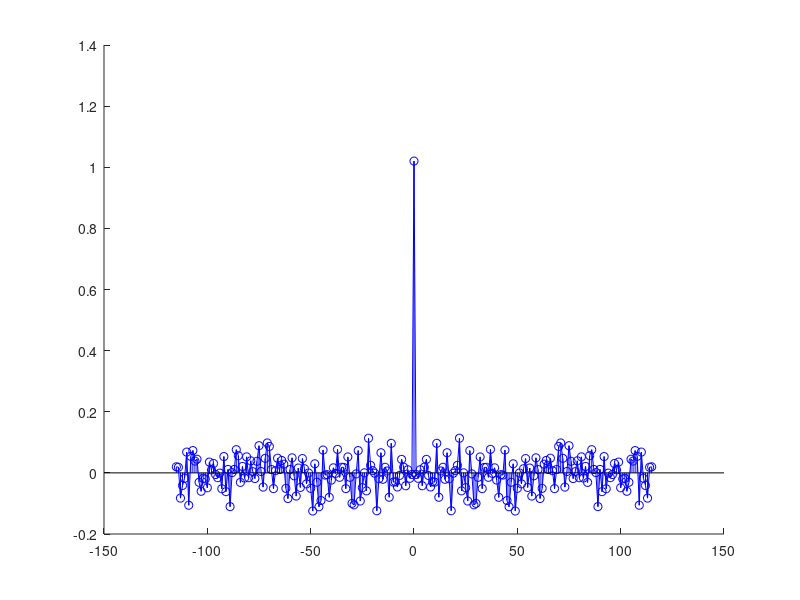
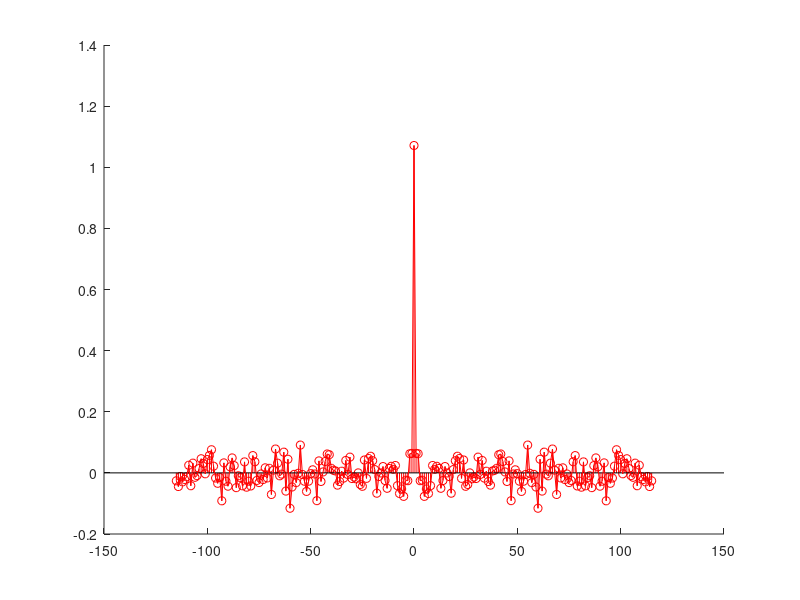
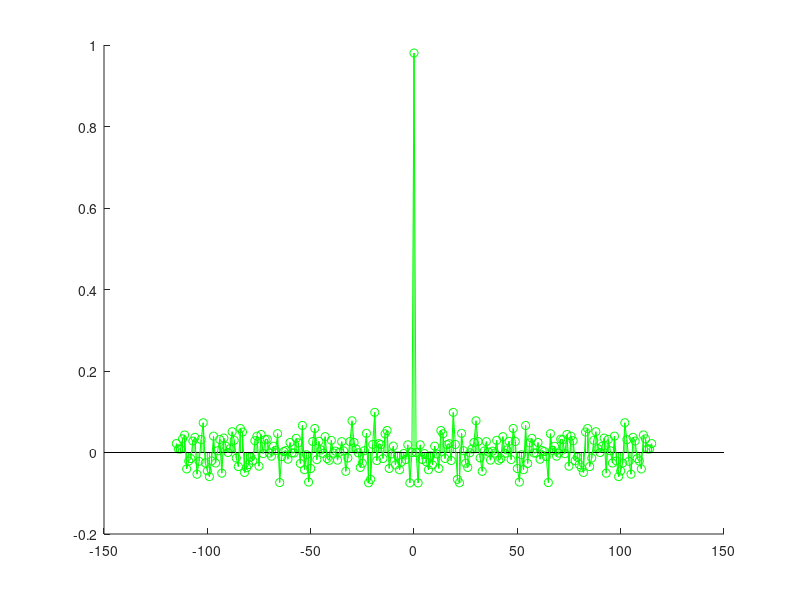
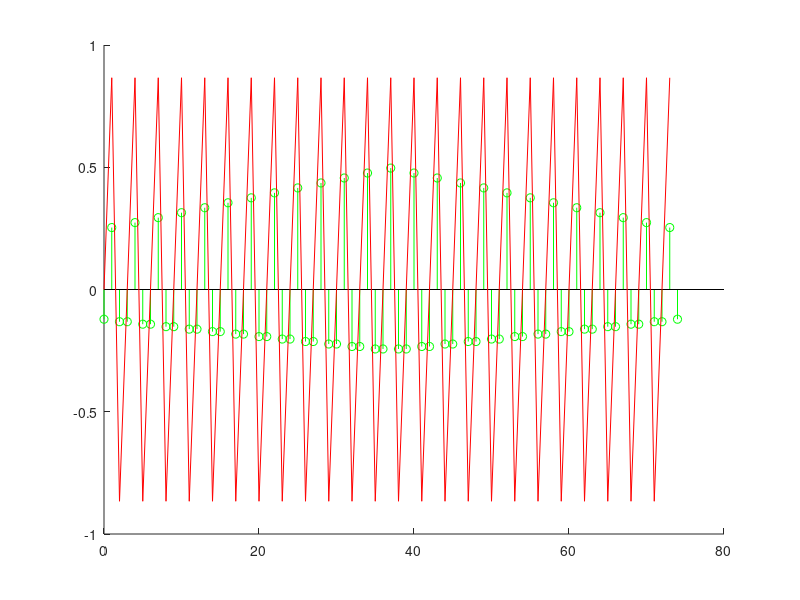

These charts were generated, in order, by the following MATLAB code: (Note: this script raises an error after producing the figures.)
clc; clear; close all;
%Subpunctul a)
N1 = 230;           %Aleg valorea lui N cuprinsa intre 200 si 300
x1 = randn(1, N1);  %Generez semnalul aleator folosind functia
medie1 = mean(x1);  %Calculez media semnalului
L = 115;            %Aleg L astfel incat sa fie aproximativ jumatate din N1
rx1 = xcorr(x1, L, 'biased');   %Corelatia pentru semnalul generat mai sus
figure ; hold on;
stem(-L:L, rx1, 'b') ;
plot(-L:L, rx1, 'b') ;
hold off;

N2 = 580;                   %Aleg valoarea lui N cuprinsa intre 500 si 600
x2 = randn(1, N2); 
medie2 = mean(x2);  
rx2 = xcorr(x2, L, 'biased'); 

figure; hold on;
stem(-L:L, rx2, 'r'); 
plot(-L:L, rx2, 'r'); 
hold off;

N3 = 1120;          %Aleg valoarea lui N in jur de 1000
x3 = randn(1, N2); 
medie3 = mean(x2);  
rx3 = xcorr(x3, L, 'biased'); 

figure; hold on;
stem(-L:L, rx3, 'g'); 
plot(-L:L, rx3, 'g'); 
hold off;

%Concluzie:
%Odata cu cresterea numarului de date N, creste si precizia, iar semnalele
%de zgomot dispar. 

%Subpunctul b)
Ts_b = 1;           %Aleg perioada de esantionare
omega_b = (2*pi)/3; %Aleg un omega ales aleator
N_b = 74;           %Aleg suportul de semnal
L_b = N_b/2;        %Aleg L astfel incat sa fie jumatate din N_b

n_b = 0 : N_b-1;
xn_b = sin(omega_b * Ts_b * n_b);   %Calculez sinusoida discreta
rx_b = xcorr(xn_b, L_b, 'biased');
figure; hold on;
stem(0:N_b, rx_b, 'g');  %Reprezint grafic
plot(n_b, xn_b, 'r');
hold off;
T_b = 2*pi/omega_b;

%Subpunctul c)

S = audioread('xilo.wav');
xilo = S(8000 : 10000);  %Extrag esantioanele de la 8 000 la 10 000
L_c = 100;               %Aleg un L aleator
rx_c  = xcorr(xilo, L_c, 'biased');
figure; hold on;
plot (-L_c:L_c, rx_c, 'r');
stem (-L_c:L_c, rx_c, 'r');
hold off;

%Sumbpunctul d)
load sunet_s.mat;
load sunet_i.mat;
load sunet_a.mat;
L_d = 100;

rx1_d = xcorr(ya, L_d, 'biased');   %Corelatia pentru semnalul ya
figure; hold on;
plot (-L_d:L_d, rx1_d, 'r');
stem (-L_d:L_d, rx1_d, 'r');
hold off;

rx2_d  = xcorr(yi, L_d, 'biased');  %Corelatia pentru semnalul yi
figure; hold on;
plot (-L_d:L_d, rx2_d, 'b');
stem (-L_d:L_d, rx2_d, 'b');
hold off;

rx3_d  = xcorr(ys, L_d, 'biased');  %Corelatia pentru semnalul ys
figure; hold on;
plot (-L_d:L_d, rx3_d, 'g');
stem (-L_d:L_d, rx3_d, 'g');
hold off;

medie_ys = mean(ys);
medie_yi = mean(yi);
medie_ya = mean(ya);
%Semnalul ys are caracteristici asemanatoare zgomotului alb, deaorece media
%este egala cu aproximativ 0.

